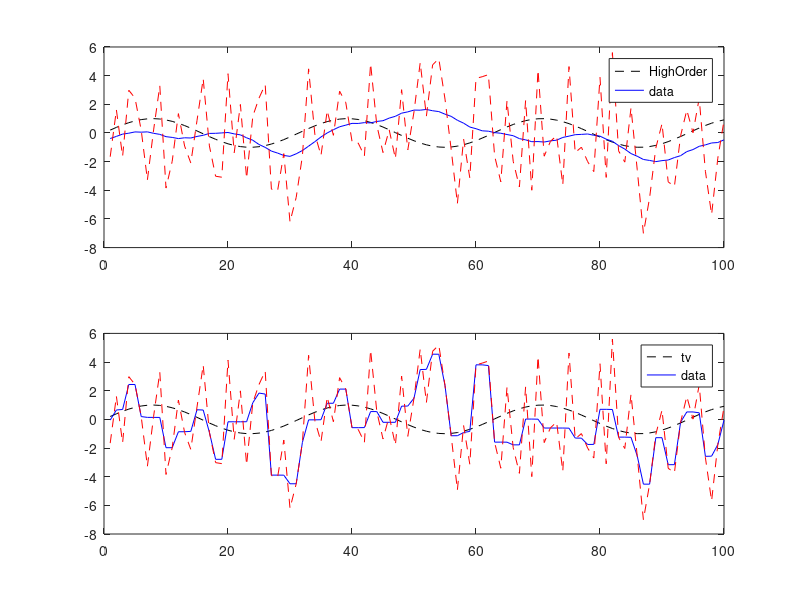

The MATLAB source for this figure:
clear; clc; close all; 
u = [1:100]; 
su = sin(0.2.*u); 

%  f=@(x) mod(x-1,16)+1;
%  data=[0 1 2 3 4 3 2 1 0 -1 -2 -3 -4 -3 -2 -1];
%  su=data(f(1:100));  
 

n = 3.*randn(1,length(su)); 
u = su +n; 
u0 = u; 
t = 0.01; %keep this small << 0.1
iter = 1000; 
lam = 1e-3; 
 for iteration = 1: iter
    %% E2, rename the shifted values, these are the derivatives of v. 
    ui1= circshift(u,[0 -1]); %   i+1, j 
    ui_ = circshift(u,[0 1]);%     i-1, j

    dxx = ui1+ui_-2.*u; 
     
    abs_d2= (dxx.^2+eps).^(1/2);
    
    ui1= circshift(dxx./abs_d2,[0 1]); %   i+1, j 
    ui_ = circshift(dxx./abs_d2,[0 -1]);%     i-1, j
    dxxdxx = ui1+ui_-2.*dxx./abs_d2; 
 
    e =  -dxxdxx-lam.*(u-u0); 
    u = u +t.*e; 
 end 
 subplot(2,1,1); 
 title('HighOrder')
 plot(su,'--k')
 hold on
 plot(u,'b')
 plot(u0,'--r')
legend('HighOrder','data'); 
 hold off; 
 
 %% Total Variation 
u = 1: length(su); 
u = su + n; 
u0 = u; 
t = 0.01; 
 for iteration=1:iter
    ui1j= circshift(u,[0 -1]); %   i+1, j 

    dx  = ui1j - u;    
    abs_dx = sqrt(dx.^2); 
    ddx = (-circshift(dx./abs_dx,[0,1])+dx./abs_dx); %i-1, j

    s = abs_dx; 
    div =  ddx; 
    e = s.*(div -lam.*(u-u0));
    u = u + t.*e; 
 end 
subplot(2,1,2)
title('TV')
 plot(su,'--k')
 hold on
 plot(u,'b')
 plot(u0,'--r')
 legend('tv','data'); 
